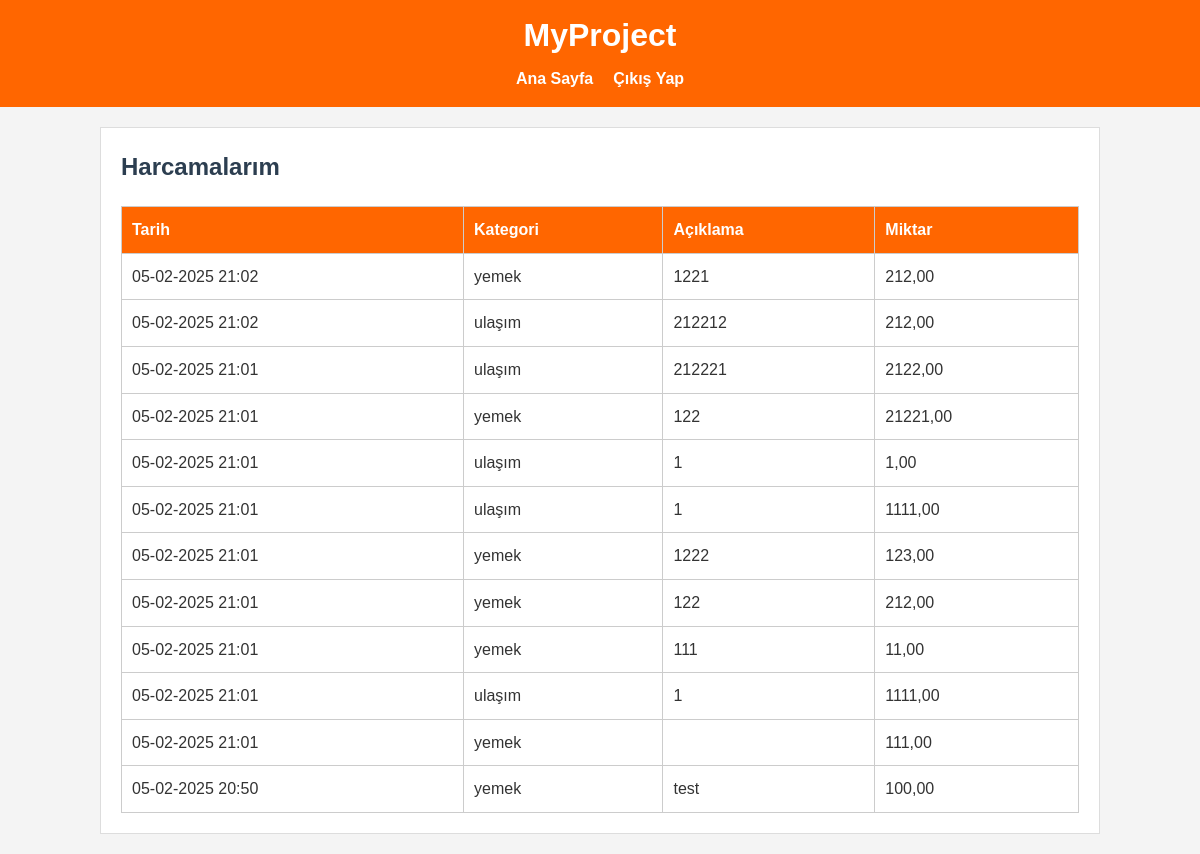
Screenshot of /expenses/ (signed in) with the database file from the repository.
### core/models.py (models this page shows, shortened)
class Expense(models.Model):
    user = models.ForeignKey(User, on_delete=models.CASCADE, related_name='expenses')
    category = models.ForeignKey(ExpenseCategory, on_delete=models.CASCADE, related_name='expenses')
    description = models.TextField(blank=True, null=True, verbose_name="Açıklama")
    amount = models.DecimalField(max_digits=10, decimal_places=2, verbose_name="Miktar")
    created_at = models.DateTimeField(auto_now_add=True)
    class Meta:
        verbose_name = "Harcamа"
        verbose_name_plural = "Harcamalar"
        ordering = ['-created_at']

class ExpenseCategory(models.Model):
    name = models.CharField(max_length=100, verbose_name="Kategori Adı")
    created_at = models.DateTimeField(auto_now_add=True)
    updated_at = models.DateTimeField(auto_now=True)
    class Meta:
        verbose_name = "Harcamа Kategorisi"
        verbose_name_plural = "Harcamа Kategorileri"

### core/views.py (the view)
# urls.py: path('expenses/', views.expense_list, name='expense_list'),
@login_required
def expense_list(request):
    expenses = Expense.objects.filter(user=request.user).order_by('-created_at')
    return render(request, 'core/expense_list.html', {'expenses': expenses})

### core/templates/core/expense_list.html (shortened to what this page needs)
{% extends 'core/base.html' %}
{% block content %}
<h2>Harcamalarım</h2>
<table>
    <thead>
        <tr>
            <th>Tarih</th>
            <th>Kategori</th>
            <th>Açıklama</th>
            <th>Miktar</th>
        </tr>
    </thead>
    <tbody>
        {% for expense in expenses %}
        <tr>
            <td>{{ expense.created_at|date:"d-m-Y H:i" }}</td>
            <td>{{ expense.category.name }}</td>
            <td>{{ expense.description }}</td>
            <td>{{ expense.amount }}</td>
        </tr>
        {% empty %}
        <tr>
            <td colspan="4">Hiç harcama eklenmemiş.</td>
        </tr>
        {% endfor %}
    </tbody>
</table>
{% endblock %}

### core/static/core/css/style.css (style rules this page uses)
* { margin: 0; padding: 0; box-sizing: border-box; }
body { font-family: Arial, sans-serif; line-height: 1.6; background-color: #f4f4f4; color: #333; padding: 20px; }
table { width: 100%; border-collapse: collapse; margin-top: 20px; }
table th, table td { padding: 10px; border: 1px solid #ccc; text-align: left; }
table th { background-color: #ff6600; color: #fff; }

### core/templates/core/base.html (style rules this page uses)
body { font-family: 'Arial', sans-serif; margin: 0; padding: 0; background-color: #f4f4f4; color: #333; }
h2 { color: #2c3e50; }

### rows the page displays
Expense: created_at "05-02-2025 21:02", category.name "yemek", description "1221", amount "212,00"
Expense: created_at "05-02-2025 21:02", category.name "ulaşım", description "212212", amount "212,00"
Expense: created_at "05-02-2025 21:01", category.name "ulaşım", description "212221", amount "2122,00"
Expense: created_at "05-02-2025 21:01", category.name "yemek", description "122", amount "21221,00"
Expense: created_at "05-02-2025 21:01", category.name "ulaşım", description "1", amount "1,00"
Expense: created_at "05-02-2025 21:01", category.name "ulaşım", description "1", amount "1111,00"
Expense: created_at "05-02-2025 21:01", category.name "yemek", description "1222", amount "123,00"
Expense: created_at "05-02-2025 21:01", category.name "yemek", description "122", amount "212,00"
Expense: created_at "05-02-2025 21:01", category.name "yemek", description "111", amount "11,00"
Expense: created_at "05-02-2025 21:01", category.name "ulaşım", description "1", amount "1111,00"
Expense: created_at "05-02-2025 21:01", category.name "yemek", amount "111,00"
Expense: created_at "05-02-2025 20:50", category.name "yemek", description "test", amount "100,00"
